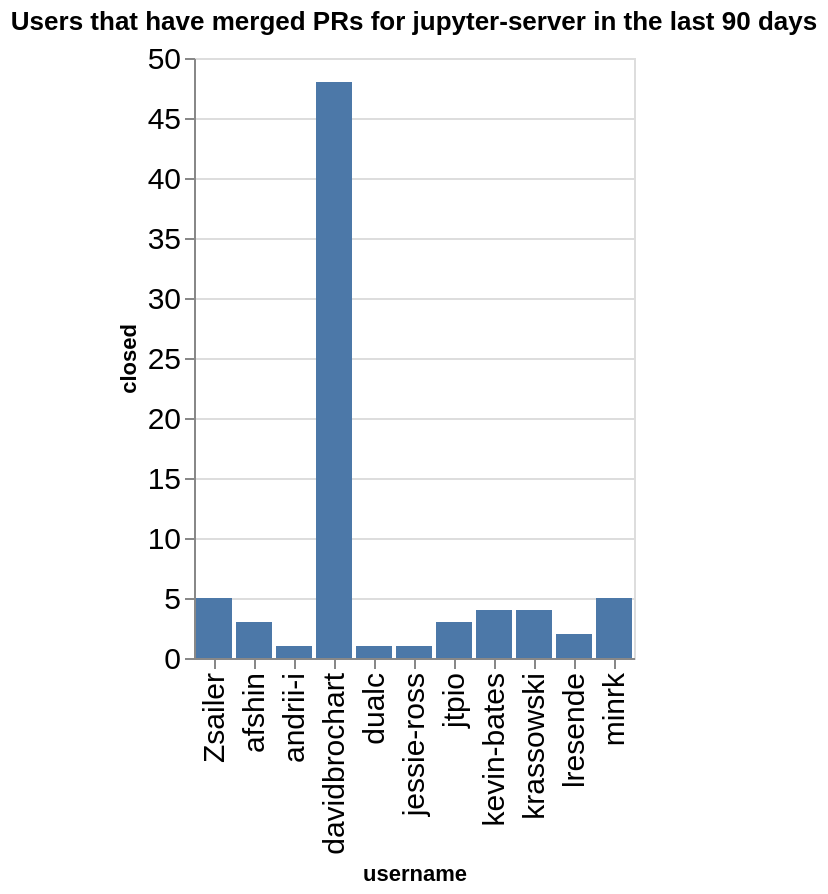

The cell this chart's notebook holds for it:
### Code cell
charts = []
title = f"Users that have merged PRs for {github_org} in the last {n_days} days"
ch = alt.Chart(data=closed_by_repo.replace(np.nan, 0), title=title).mark_bar().encode(
    x='username',
    y='closed',
)
ch

### Figure 1 — Vega-Lite specification as saved in the notebook (floating-point values rounded to 4 significant figures)
{"config": {"axisLeft": {"labelFontSize": 15}, "axisBottom": {"labelFontSize": 15}}, "data": {"name": "data-4eac3bae918c408c55707f4ba3207d53"}, "mark": {"type": "bar"}, "encoding": {"x": {"field": "username", "type": "nominal"}, "y": {"field": "closed", "type": "quantitative"}}, "title": "Users that have merged PRs for jupyter-server in the last 90 days", "$schema": "https://vega.github.io/schema/vega-lite/v5.20.1.json", "datasets": {"data-4eac3bae918c408c55707f4ba3207d53": [{"name": "enterprise_gateway", "username": "lresende", "closed": 2}, {"name": "fps", "username": "davidbrochart", "closed": 12}, {"name": "gateway_provisioners", "username": "kevin-bates", "closed": 4}, {"name": "jupyter-scheduler", "username": "andrii-i", "closed": 1}, {"name": "jupyter_releaser", "username": "jtpio", "closed": 3}, {"name": "jupyter_releaser", "username": "krassowski", "closed": 2}, {"name": "jupyter_server", "username": "Zsailer", "closed": 5}, {"name": "jupyter_server", "username": "afshin", "closed": 3}, {"name": "jupyter_server", "username": "dualc", "closed": 1}, {"name": "jupyter_server", "username": "jessie-ross", "closed": 1}, {"name": "jupyter_server", "username": "minrk", "closed": 3}, {"name": "jupyter_ydoc", "username": "davidbrochart", "closed": 12}, {"name": "jupyter_ydoc", "username": "krassowski", "closed": 2}, {"name": "jupyverse", "username": "davidbrochart", "closed": 24}, {"name": "pytest-jupyter", "username": "minrk", "closed": 2}]}}
